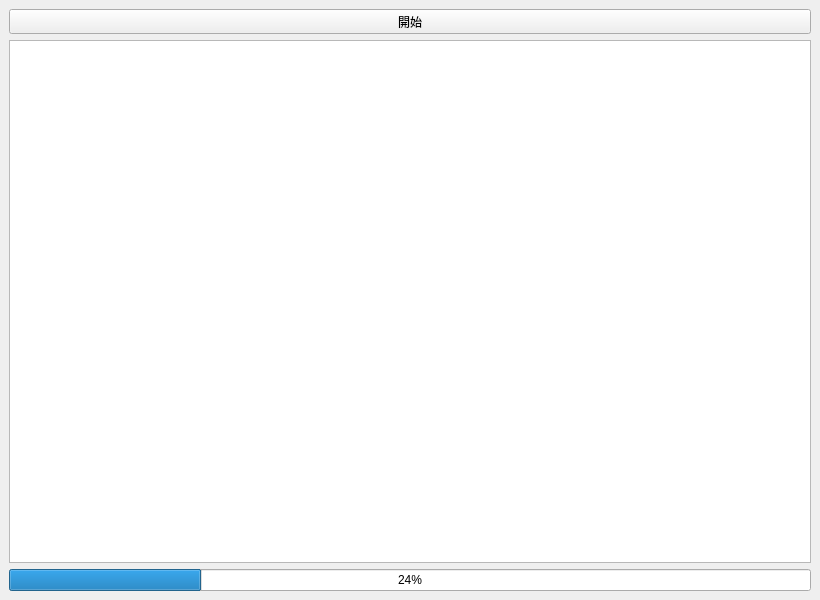
<?xml version="1.0" encoding="UTF-8"?>
<ui version="4.0">
 <class>MainWindow</class>
 <widget class="QMainWindow" name="MainWindow">
  <property name="windowModality">
   <enum>Qt::ApplicationModal</enum>
  </property>
  <property name="enabled">
   <bool>true</bool>
  </property>
  <property name="geometry">
   <rect>
    <x>0</x>
    <y>0</y>
    <width>820</width>
    <height>600</height>
   </rect>
  </property>
  <property name="sizePolicy">
   <sizepolicy hsizetype="Preferred" vsizetype="Preferred">
    <horstretch>0</horstretch>
    <verstretch>0</verstretch>
   </sizepolicy>
  </property>
  <property name="minimumSize">
   <size>
    <width>820</width>
    <height>600</height>
   </size>
  </property>
  <property name="acceptDrops">
   <bool>false</bool>
  </property>
  <property name="windowTitle">
   <string>Scraping</string>
  </property>
  <property name="windowIcon">
   <iconset>
    <normaloff>C:/Users/rain-dev/Downloads/delivery.ico</normaloff>C:/Users/rain-dev/Downloads/delivery.ico</iconset>
  </property>
  <property name="layoutDirection">
   <enum>Qt::LeftToRight</enum>
  </property>
  <property name="autoFillBackground">
   <bool>true</bool>
  </property>
  <property name="animated">
   <bool>false</bool>
  </property>
  <property name="documentMode">
   <bool>false</bool>
  </property>
  <property name="tabShape">
   <enum>QTabWidget::Triangular</enum>
  </property>
  <property name="dockNestingEnabled">
   <bool>false</bool>
  </property>
  <property name="unifiedTitleAndToolBarOnMac">
   <bool>false</bool>
  </property>
  <widget class="QWidget" name="centralwidget">
   <property name="enabled">
    <bool>true</bool>
   </property>
   <property name="sizePolicy">
    <sizepolicy hsizetype="Expanding" vsizetype="Expanding">
     <horstretch>0</horstretch>
     <verstretch>0</verstretch>
    </sizepolicy>
   </property>
   <property name="layoutDirection">
    <enum>Qt::LeftToRight</enum>
   </property>
   <layout class="QGridLayout" name="gridLayout">
    <item row="1" column="0">
     <layout class="QVBoxLayout" name="verticalLayout">
      <property name="sizeConstraint">
       <enum>QLayout::SetMinAndMaxSize</enum>
      </property>
      <property name="margin">
       <number>0</number>
      </property>
      <item>
       <layout class="QHBoxLayout" name="horizontalLayout_2" stretch="0">
        <property name="spacing">
         <number>12</number>
        </property>
        <item>
         <layout class="QHBoxLayout" name="horizontalLayout" stretch="0">
          <item>
           <widget class="QTableView" name="tbl_dataview"/>
          </item>
         </layout>
        </item>
       </layout>
      </item>
     </layout>
    </item>
    <item row="0" column="0">
     <widget class="QPushButton" name="btn_start">
      <property name="maximumSize">
       <size>
        <width>16777215</width>
        <height>25</height>
       </size>
      </property>
      <property name="text">
       <string>開始</string>
      </property>
     </widget>
    </item>
    <item row="2" column="0">
     <widget class="QProgressBar" name="progressBar">
      <property name="locale">
       <locale language="Japanese" country="Japan"/>
      </property>
      <property name="value">
       <number>24</number>
      </property>
     </widget>
    </item>
   </layout>
  </widget>
 </widget>
 <resources/>
 <connections/>
</ui>
